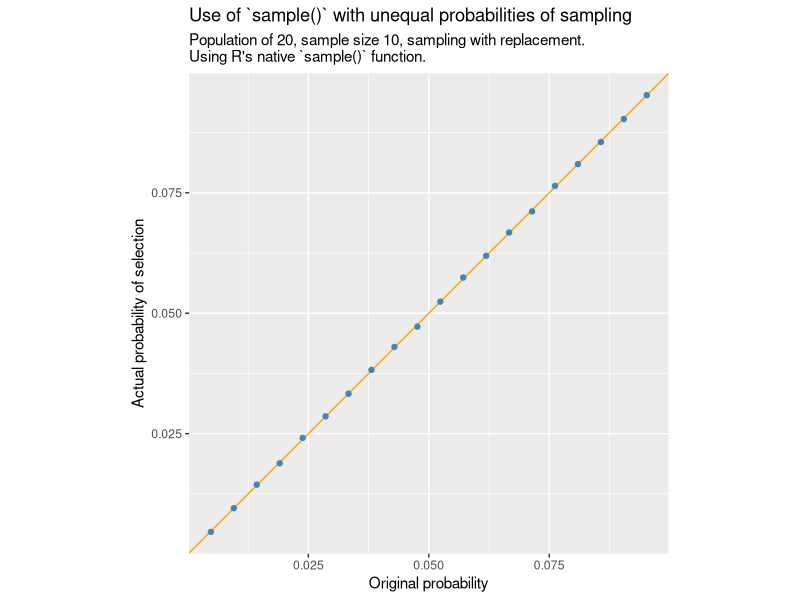
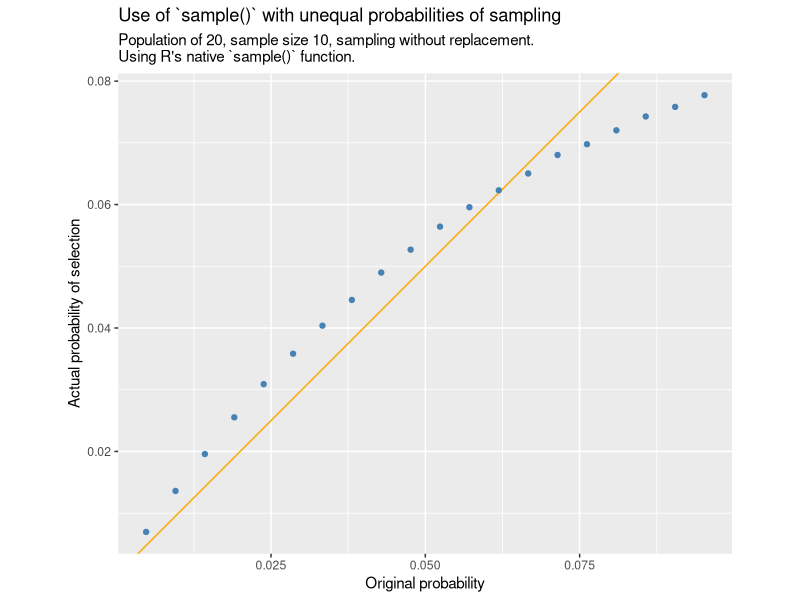
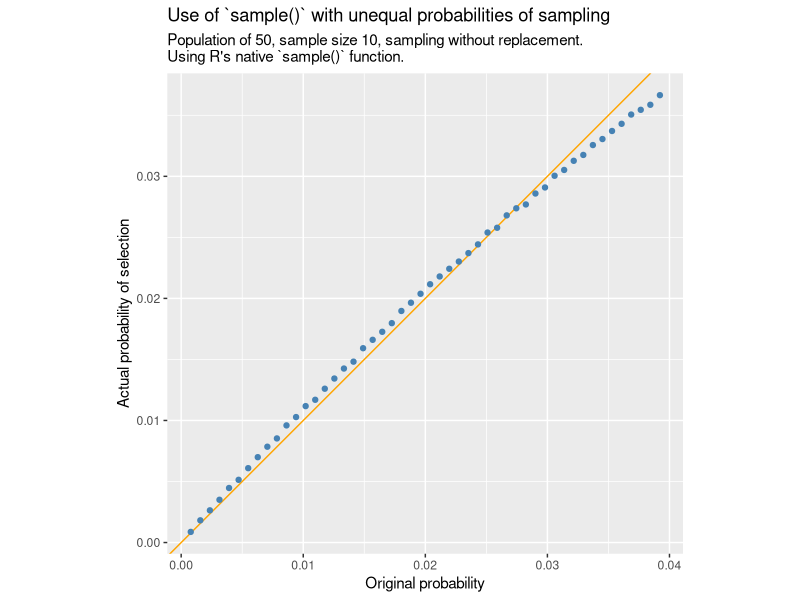
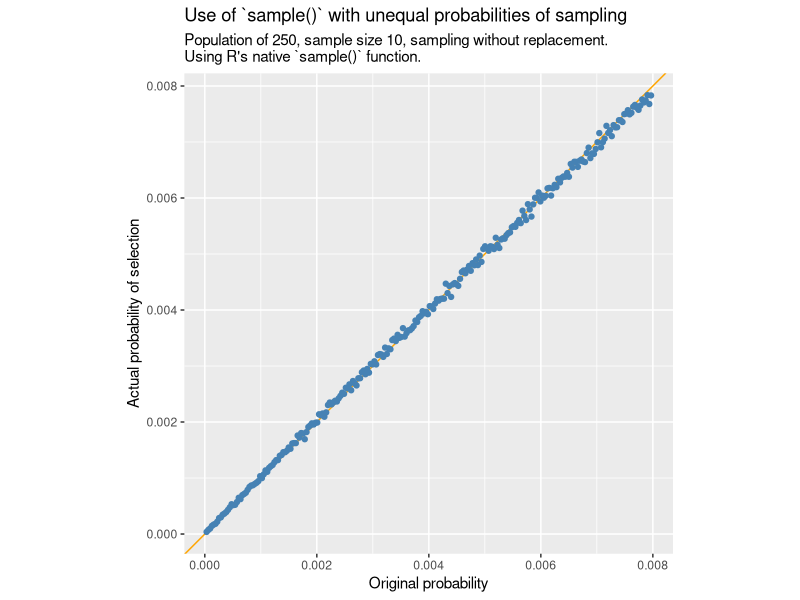
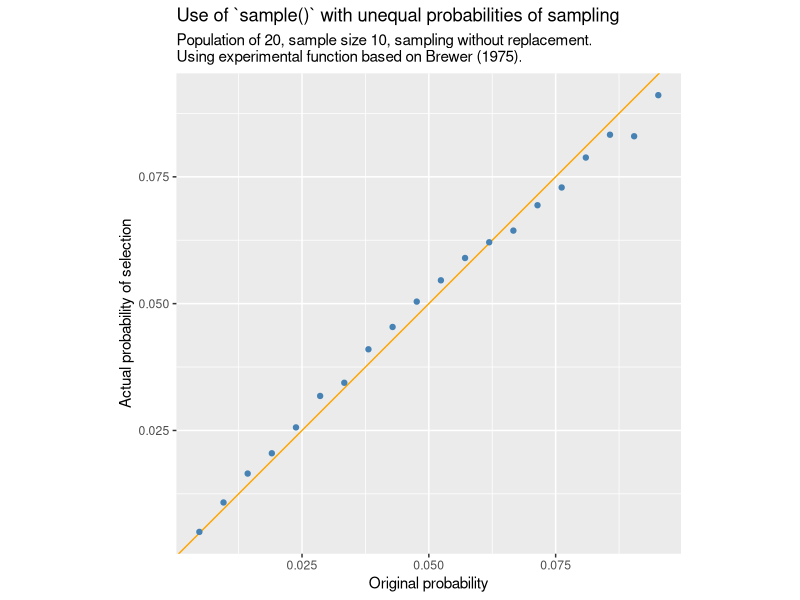
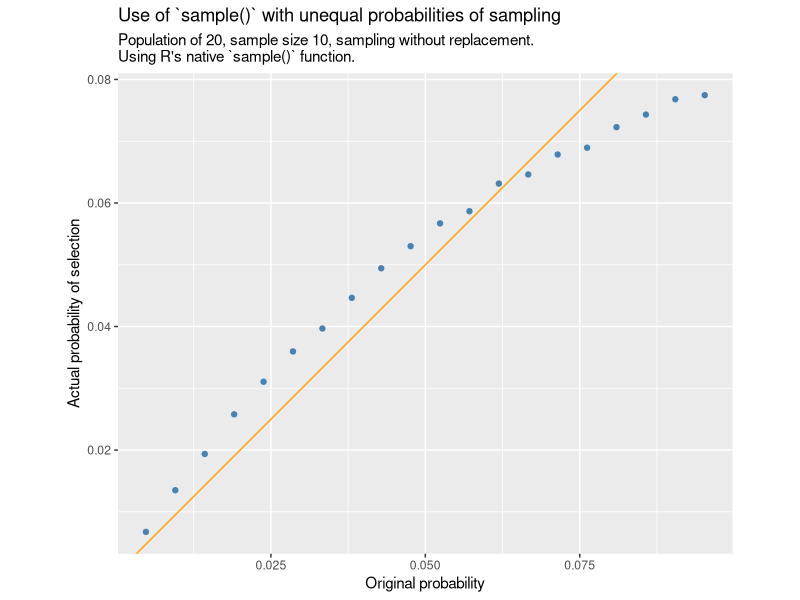
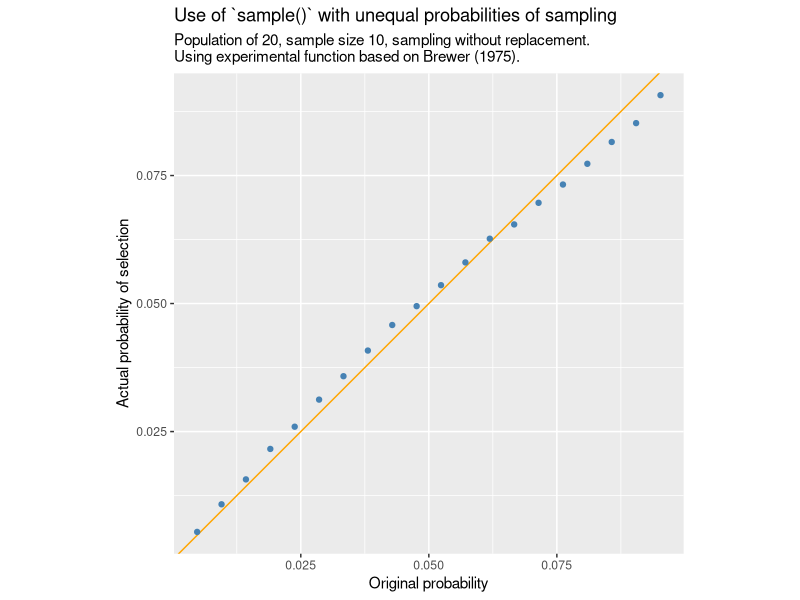

These charts were generated, in order, by the following R code:

# probabilities of sampling with unequal probability with replacement aren't what
# you thought!
# https://notstatschat.rbind.io/2024/08/26/another-way-to-not-sample-with-replacement/

# see also 
# https://stats.stackexchange.com/questions/110178/brewers-method-for-sampling-with-unequal-probabilities-with-n2

library(tidyverse)
library(glue)

# TODO - plot should say which sampling method used.

compare_ppswor <- function(n =10,
                           N = 20,
                           replace = FALSE,
                           reps = 1e5,
                           FUN = sample){

  x <- paste0("unit", 1:N)
  x <- factor(x, levels = x)
  w <- 1:N / sum(1:N)
  
  
  samples <- lapply(rep(n, reps), function(size){
    FUN(x, size = size, prob = w, replace = replace)
    })
  
  s <- ifelse(replace, 'with replacement', 'without replacement')
  m <- ifelse(identical(FUN, sample), "R's native `sample()` function.", "experimental function based on Brewer (1975).")
  
  p <- tibble(
    original = w,
    selected = as.numeric(table(unlist(samples))) / (reps * n)
  )  |>
    ggplot(aes(x = original, y = selected)) +
    geom_abline(slope = 1 , intercept = 0, colour = "orange") +
    geom_point(colour = "steelblue") +
    labs(x = "Original probability",
         y = "Actual probability of selection",
         subtitle = glue("Population of {N}, sample size {n}, sampling {s}.\nUsing {m}"),
         title = "Use of `sample()` with unequal probabilities of sampling") +
    coord_equal() 
  
  return(p)
}

compare_ppswor(replace = TRUE)
compare_ppswor()
compare_ppswor(N = 50, replace = FALSE)
compare_ppswor(N = 250, replace = FALSE)

#---------Brewer method-------------
# Taken from the answer by StasK at
# https://stats.stackexchange.com/questions/110178/brewers-method-for-sampling-with-unequal-probabilities-with-n2



#' @param p probabilities of remaining units
#' @param n total sample size
#' @param k which unit this is for the sampling of
P <- function(p, n, k){
  r <- n - k + 1
  D <- sum((p * (1 - p)) / (1 - r * p))
  new_p <- p * (1 - p) / (D * (1 - r * p))
  return(new_p)
}

sample_unequal <- function(x, size, prob, replace = FALSE){

  if(size > length(x)){
    stop("Sample size cannot be larger than the population of units")
  }
  
  if(replace){
    stop("Only sampling without replacement implemented at this point")
  }
  
  the_sample <- x[NULL]
  remnants <- x
  remnant_p <- prob
  
  for(k in 1:size){
    latest_sample <- sample(remnants, size = 1, prob = P(remnant_p, size, k))
    which_chosen <- which(remnants == latest_sample)
    remnants <- remnants[-which_chosen]
    remnant_p <- remnant_p[-which_chosen]
    the_sample <- c(the_sample, latest_sample)
  }
  
  return(the_sample)
}  


N = 20
x <- paste0("unit", 1:N)
x <- factor(x, levels = x)
p <- 1:N / sum(1:N)
stopifnot(round(sum(P(p, 10, 1)), 2) == 1)


sample_unequal(x, 10, p)

compare_ppswor(FUN = sample_unequal, reps = 1000)

compare_ppswor(FUN = sample, reps = 10000)
# there is still some systematic bias in the new method, but it is much better:
compare_ppswor(FUN = sample_unequal, reps = 10000)
